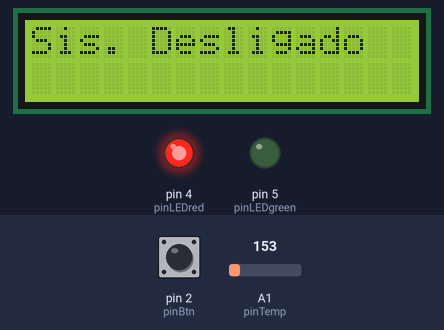
The sketch below on a simulated Arduino Uno, built with avr-gcc and run on an emulated ATmega328P. Shown: 16×2 character LCD, output pins drawn as LEDs (lit = HIGH). The test bench sets the inputs (shaded band); at power-on: pin 2 (pinBtn) LOW, A1 (pinTemp) = 153. Random numbers use the default seed unless the sketch sets one; what the sketch prints to the serial monitor is not drawn.

Above: at 3.2 s.
3.3 s: pin 2 (pinBtn) pulled HIGH for 0.15 s
At 6.0 s:
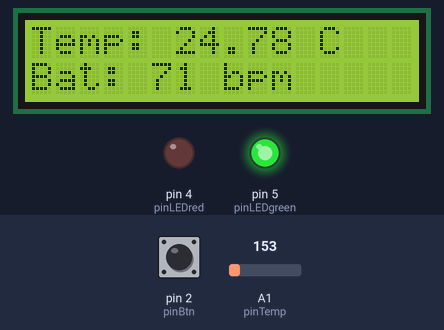
6.4 s: A1 (pinTemp) set to 165
At 7.8 s:
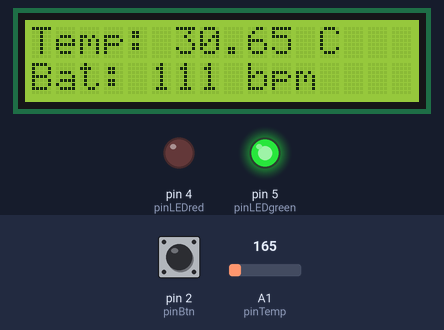
9.4 s: A1 (pinTemp) set to 175
At 10.8 s:
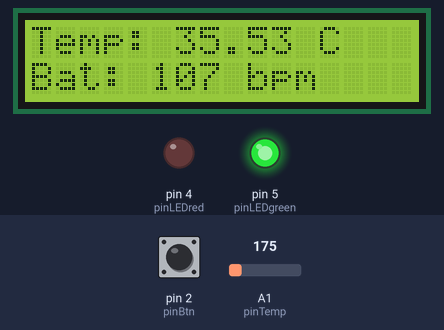
12.4 s: A1 (pinTemp) set to 191
At 14.3 s:
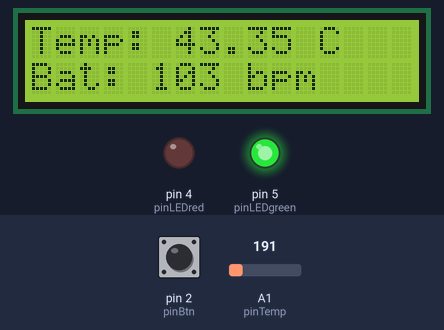
15.4 s: pin 2 (pinBtn) pulled HIGH for 1 s
At 16.6 s:
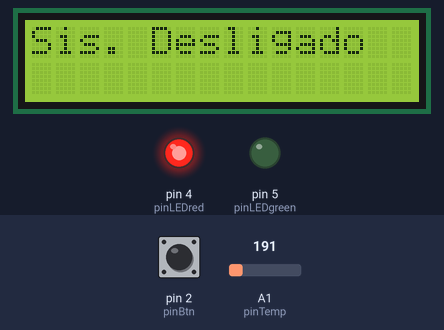
Timing chart, 0 to 18.4 s (numbered marks = the images above; inputs shaded):
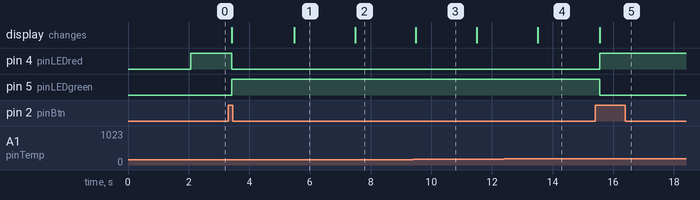

Measured:
- after the input at 3.3 s, pin 4 (pinLEDred): HIGH → LOW after 0.12 s; pin 5 (pinLEDgreen): LOW → HIGH after 0.12 s; the display: first changes after 0.13 s (image 1 shows a later state)
- after the input at 15.4 s, pin 4 (pinLEDred): LOW → HIGH after 0.16 s; pin 5 (pinLEDgreen): HIGH → LOW after 0.16 s
- what the display in image 3 shows lasts 2.0 s, from 9.5 s to 11.5 s

The sketch:

medidor_de_batimentos_cardiacos.ino
```cpp
#include <LiquidCrystal.h>
LiquidCrystal lcd (12,11,10,9,8,7);

int pinTemp = A1;
float temperaturaC = 0.0;
int valorTemp=0;

int pinBtn = 2;
int estadoBtn = 0;
int ultimoEstadoBtn = LOW;
boolean modoMedicao = false;


int pinLEDred = 4;
int pinLEDgreen = 5;


unsigned long tempoInicial = 0;
const unsigned long duracaoMaxima = 20000;

boolean sistemaDesligado = false;

void setup()
{
  pinMode(pinTemp, INPUT);
  pinMode(pinBtn, INPUT);
  Serial.begin(9600);
  pinMode(pinLEDred,OUTPUT);
  pinMode(pinLEDgreen,OUTPUT);
  lcd.begin(16, 2);
  randomSeed(analogRead(0));

  lcd.setCursor(0, 0);
  lcd.print("Sis. Desligado");
  delay(2000);

}

void loop()
{
  estadoBtn = digitalRead(pinBtn);
  if (estadoBtn != ultimoEstadoBtn) {
    if (estadoBtn == HIGH) {
      modoMedicao = !modoMedicao;
      tempoInicial = millis();
      sistemaDesligado = false;
    }
    delay(50);
  }


  ultimoEstadoBtn = estadoBtn;

  if (modoMedicao == true && (millis() - tempoInicial < duracaoMaxima)){
    digitalWrite(pinLEDgreen,HIGH);
    digitalWrite(pinLEDred,LOW);

    valorTemp=analogRead(pinTemp);
    float voltagem = valorTemp * (5.0 / 1023.0) * 1000;
    temperaturaC = (voltagem - 500) / 10.0;

    lcd.clear();
    lcd.setCursor(0, 0);
    lcd.print("Temp: ");
    lcd.print(temperaturaC);
    lcd.print(" C");

    int batimentos = random(60, 121);
    lcd.setCursor(0, 1);
    lcd.print("Bat: ");
    lcd.print(batimentos);
    lcd.print(" bpm");
    delay(2000);
    Serial.print(modoMedicao);
  }else{
     modoMedicao = false;
     digitalWrite(pinLEDred, HIGH);
     digitalWrite(pinLEDgreen, LOW);
     if (!sistemaDesligado) { // Verifica se o sistema já está desligado
       lcd.clear();
       lcd.setCursor(0, 0);
       lcd.print("Sis. Desligado");
       sistemaDesligado = true; // Marca que o sistema foi desligado
     }
      delay(100);
  }
}
```
